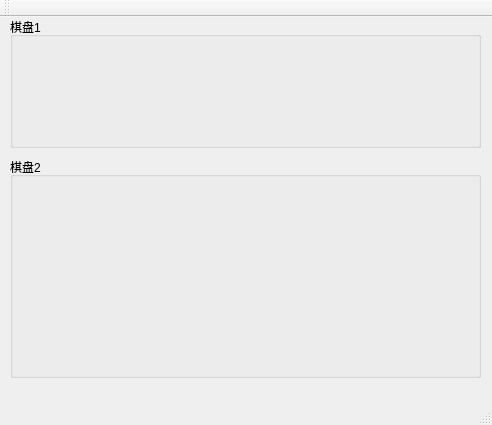
<?xml version="1.0" encoding="UTF-8"?>
<ui version="4.0">
 <class>MainWindow</class>
 <widget class="QMainWindow" name="MainWindow">
  <property name="geometry">
   <rect>
    <x>0</x>
    <y>0</y>
    <width>492</width>
    <height>425</height>
   </rect>
  </property>
  <property name="windowTitle">
   <string>MainWindow</string>
  </property>
  <widget class="QWidget" name="centralWidget">
   <widget class="QGroupBox" name="m_chessBox1">
    <property name="geometry">
     <rect>
      <x>10</x>
      <y>0</y>
      <width>471</width>
      <height>131</height>
     </rect>
    </property>
    <property name="title">
     <string>棋盘1</string>
    </property>
   </widget>
   <widget class="QGroupBox" name="groupBox_2">
    <property name="geometry">
     <rect>
      <x>10</x>
      <y>140</y>
      <width>471</width>
      <height>221</height>
     </rect>
    </property>
    <property name="title">
     <string>棋盘2</string>
    </property>
   </widget>
  </widget>
  <widget class="QMenuBar" name="menuBar">
   <property name="geometry">
    <rect>
     <x>0</x>
     <y>0</y>
     <width>492</width>
     <height>23</height>
    </rect>
   </property>
  </widget>
  <widget class="QToolBar" name="mainToolBar">
   <attribute name="toolBarArea">
    <enum>TopToolBarArea</enum>
   </attribute>
   <attribute name="toolBarBreak">
    <bool>false</bool>
   </attribute>
  </widget>
  <widget class="QStatusBar" name="statusBar"/>
 </widget>
 <layoutdefault spacing="6" margin="11"/>
 <resources/>
 <connections/>
</ui>
